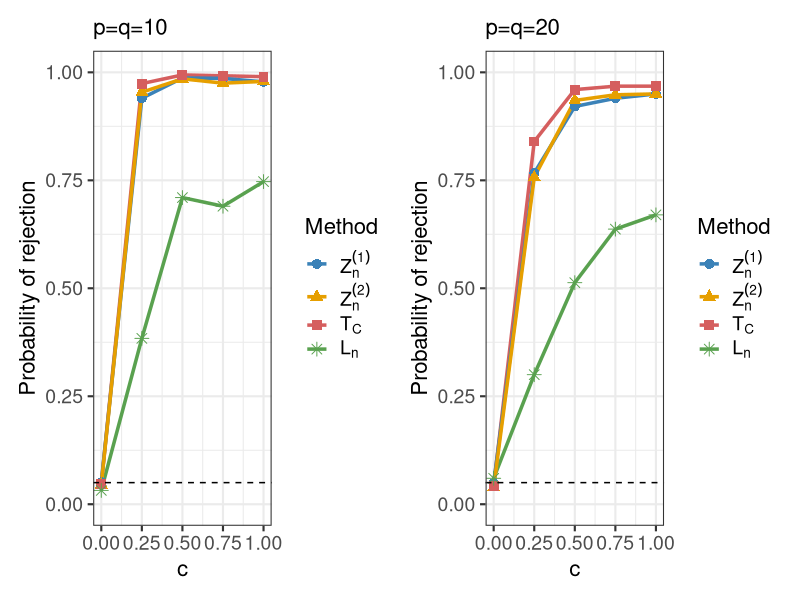
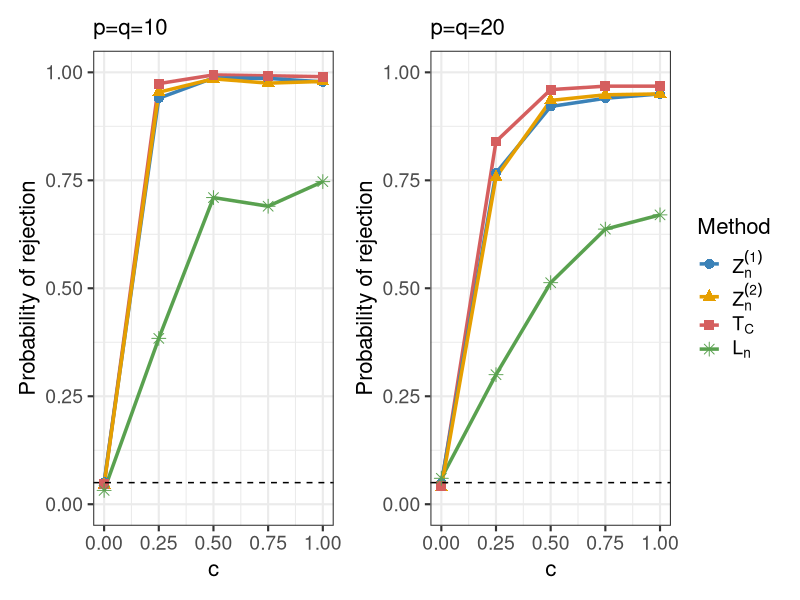

Write R code to recreate these figures, in order.
library(ggplot2)
library(patchwork)

df <- data.frame(
  c = rep(c(0, 0.25, 0.5, 0.75, 1), times = 8),
  value = c(
    # n=800, d=s=10：Z1, Z2, CCT, Ln
    0.051, 0.940, 0.987, 0.986, 0.978,
    0.045, 0.954, 0.985, 0.975, 0.979,
    0.047, 0.974, 0.994, 0.992, 0.990,
    0.032, 0.384, 0.710, 0.690, 0.747,
    
    # n=800, d=s=20：Z1, Z2, CCT, Ln
    0.049, 0.767, 0.921, 0.940, 0.950,
    0.039, 0.757, 0.935, 0.948, 0.950,
    0.043, 0.840, 0.960, 0.968, 0.968,
    0.060, 0.300, 0.513, 0.637, 0.670
  ),
  Method = rep(c("Z1", "Z2", "Tc", "Ln"), each = 5, times = 2),
  scenario = rep(c("d10", "d20"), each = 20)
)

# ==============================
# 字体大小参数
# ==============================
base_size        <- 16  # theme_bw 的基础字体大小
title_size       <- 16  # 子图标题字体大小
axis_title_size  <- 16  # 横纵坐标标题字体大小
axis_text_size   <- 14  # 坐标轴刻度字体大小
legend_text_size <- 14  # 图例文字字体大小
legend_title_size <- 16 # 图例标题字体大小


# ==============================
# 颜色
# ==============================
my_cols <- c(
  "Z1" = "#3B82B8",
  "Z2" = "#E69F00",
  "Tc" = "#D55E5E",
  "Ln" = "#59A14F"
)

# ==============================
# 线型
# ==============================
my_linetypes <- c(
  "Z1" = "solid",
  "Z2" = "solid",
  "Tc" = "solid",
  "Ln" = "solid"
)

# ==============================
# 点的形状
# ==============================
my_shapes <- c(
  "Z1" = 16,   # 圆点
  "Z2" = 17,   # 三角形
  "Tc" = 15,   # 方块
  "Ln" = 8     # 星形
)

# 图例标签
my_labels <- c(
  expression(Z[n]^{(1)}),
  expression(Z[n]^{(2)}),
  expression(T[C]),
  expression(L[n])
)



# ==============================
# d=10 图
# ==============================
p1 <- ggplot(
  subset(df, scenario == "d10"),
  aes(
    x = c, y = value,
    color = Method,
    linetype = Method,
    shape = Method
  )
) +
  geom_line(linewidth = 1.2) +
  geom_point(size = 3) +
  scale_color_manual(
    values = my_cols,
    breaks = c("Z1", "Z2", "Tc", "Ln"),
    labels = my_labels
  ) + 
  scale_linetype_manual(
    values = my_linetypes,
    breaks = c("Z1", "Z2", "Tc", "Ln"),
    labels = my_labels
  ) +
  scale_shape_manual(
    values = my_shapes,
    breaks = c("Z1", "Z2", "Tc", "Ln"),
    labels = my_labels
  ) +
  # 5% 显著性水平
  geom_hline(yintercept = 0.05, linetype = "dashed") +
  scale_x_continuous(breaks = c(0, 0.25, 0.5, 0.75, 1)) +
  scale_y_continuous(limits = c(0, 1)) +
  labs(
    x = "c",   
    y = "Probability of rejection",
    title = "p=q=10"
  ) +
  theme_bw(base_size = base_size) +
  theme(
    plot.title   = element_text(size = title_size),        # 子图标题
    axis.title   = element_text(size = axis_title_size),   # 横纵坐标标题
    axis.text    = element_text(size = axis_text_size),    # 坐标轴刻度
    legend.text  = element_text(size = legend_text_size),  # 图例文字
    legend.title = element_text(size = legend_title_size)  # 图例标题
    # panel.grid = element_blank()   # 去掉网格线
    
  )

# ==============================
# d=20 图
# ==============================
p2 <- ggplot(
  subset(df, scenario == "d20"),
  aes(
    x = c, y = value,
    color = Method,
    linetype = Method,
    shape = Method
  )
) +
  geom_line(linewidth = 1.2) +
  geom_point(size = 3) +
  scale_color_manual(
    values = my_cols,
    breaks = c("Z1", "Z2", "Tc", "Ln"),
    labels = my_labels
  ) + 
  scale_linetype_manual(
    values = my_linetypes,
    breaks = c("Z1", "Z2", "Tc", "Ln"),
    labels = my_labels
  ) +
  scale_shape_manual(
    values = my_shapes,
    breaks = c("Z1", "Z2", "Tc", "Ln"),
    labels = my_labels
  ) +
  # 5% 显著性水平
  geom_hline(yintercept = 0.05, linetype = "dashed") +
  scale_x_continuous(breaks = c(0, 0.25, 0.5, 0.75, 1)) +
  scale_y_continuous(limits = c(0, 1)) +
  labs(
    x = "c",
    y = "Probability of rejection",
    title = "p=q=20"
  ) +
  theme_bw(base_size = base_size) +
  theme(
    plot.title   = element_text(size = title_size),        # 子图标题
    axis.title   = element_text(size = axis_title_size),   # 横纵坐标标题
    axis.text    = element_text(size = axis_text_size),    # 坐标轴刻度
    legend.text  = element_text(size = legend_text_size),  # 图例文字
    legend.title = element_text(size = legend_title_size)  # 图例标题
    # panel.grid = element_blank()   # 去掉网格线
    
  )



# ==============================
# 拼接（横向）
# ==============================
p1 + p2

p_final <- (p1 + p2) + plot_layout(guides = "collect")

ggsave(
  filename = "plot/exp(-t_val2)/power_plot_exp(-t_val2).pdf",
  plot = p_final,
  width = 12,
  height = 5,
  units = "in",
  device = cairo_pdf   # 字体更清晰
)
